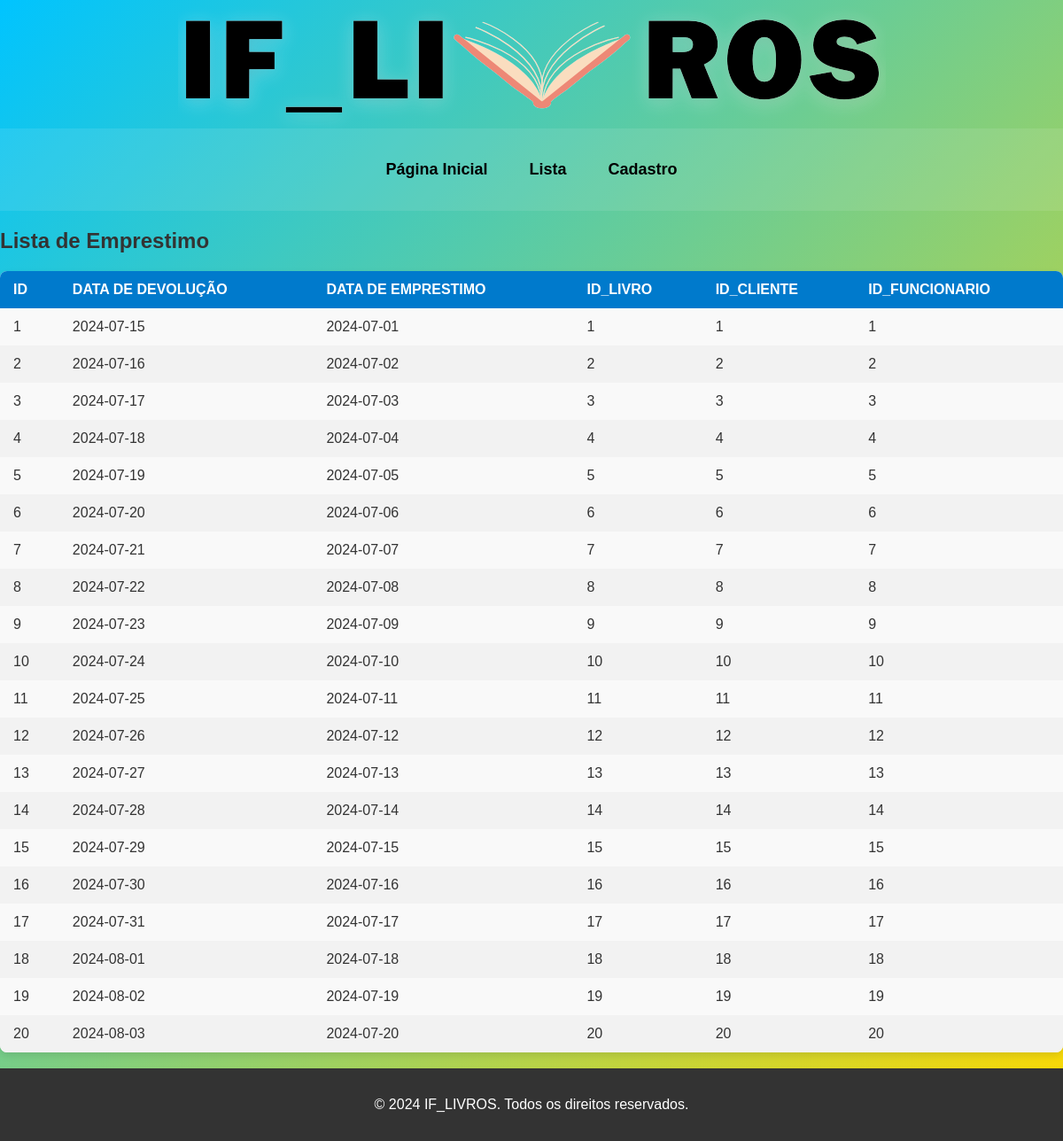
/listaemprestimo.php, run on the app's committed database.
### tables this page shows
CREATE TABLE IF NOT EXISTS `emprestimo` (
  `emprestimo` INT NOT NULL AUTO_INCREMENT,
  `data_de_devolucao` DATE NOT NULL,
  `data_de_emprestimo` DATE NOT NULL,
  `funcionario_idfuncionario` INT NOT NULL,
  `livro_idlivros` INT NOT NULL,
  `cliente_idcliente` INT NOT NULL,
  PRIMARY KEY (`emprestimo`),
  INDEX `fk_emprestimo_funcionario1_idx` (`funcionario_idfuncionario` ASC) VISIBLE,
  INDEX `fk_emprestimo_livro1_idx` (`livro_idlivros` ASC) VISIBLE,
  INDEX `fk_emprestimo_cliente1_idx` (`cliente_idcliente` ASC) VISIBLE,
  CONSTRAINT `fk_emprestimo_funcionario1`
    FOREIGN KEY (`funcionario_idfuncionario`)
    REFERENCES `funcionario` (`idfuncionario`)
    ON DELETE NO ACTION
    ON UPDATE NO ACTION,
  CONSTRAINT `fk_emprestimo_livro1`
    FOREIGN KEY (`livro_idlivros`)
    REFERENCES `livro` (`idlivros`)
    ON DELETE NO ACTION
    ON UPDATE NO ACTION,
  CONSTRAINT `fk_emprestimo_cliente1`
    FOREIGN KEY (`cliente_idcliente`)
    REFERENCES `cliente` (`idcliente`)
    ON DELETE NO ACTION
    ON UPDATE NO ACTION);

### listaemprestimo.php (the view, shortened to what this page needs)
<!DOCTYPE html>
<html lang="en">
<head>
    <link rel="stylesheet" href="styles.css">
</head>
<body>
<img src="logo.png" alt="logo do site" id="logo">
<header>
        <nav>
            <button class="dropbtn"><a href="home.html">Página Inicial</a></button>
            <div class="dropdown">
                <button class="dropbtn"><a href="#">Lista</a></button>
            </div>
            <div class="dropdown">
                <button class="dropbtn"><a href="#">Cadastro</a></button>
            </div>
        </nav>
    </header>
    <h2>Lista de Emprestimo</h2>
    <table>
        <thead>
            <tr>
            <th>ID</th>
            <th>DATA DE DEVOLUÇÃO</th>
            <th>DATA DE EMPRESTIMO</th>
            <th>ID_LIVRO</th>
            <th>ID_CLIENTE</th>
            <th>ID_FUNCIONARIO</th>
            </tr>
        </thead>
        <?php
        require_once "conexao.php";
        $sql = "SELECT emprestimo, data_de_devolucao, data_de_emprestimo, funcionario_idfuncionario, livro_idlivros, cliente_idcliente FROM emprestimo";
        $resultados = mysqli_query($conexao, $sql);
        while ($linha = mysqli_fetch_array($resultados)) {
            $id = $linha['emprestimo'];
            $data_de_devolucao = $linha['data_de_devolucao'];
            $data_de_emprestimo = $linha['data_de_emprestimo'];
            $livro_id = $linha['livro_idlivros'];
            $cliente_id = $linha['cliente_idcliente'];
            $funcionario_id = $linha['funcionario_idfuncionario'];
            echo "<tr>";
            echo "<td>$id</td>";
            echo "<td>$data_de_devolucao</td>";
            echo "<td>$data_de_emprestimo</td>";
            echo "<td>$livro_id</td>";
            echo "<td>$cliente_id</td>";
            echo "<td>$funcionario_id</td>";
            echo "</tr>";
        }
        ?>
    </table><br>
    <footer>
        <p>&copy; 2024 IF_LIVROS. Todos os direitos reservados.</p>
    </footer>
</body>
</html>

### styles.css (style rules this page uses)
body { font-family: Arial, sans-serif; background: linear-gradient(to bottom right, #00c4ff, #ffd900); margin: 0; padding: 0; color: #333; }
header { padding: 20px; background-color: rgba(243, 243, 243, 0.1); color: black; display: flex; justify-content: center; align-items: center; }
nav { display: flex; gap: 15px; }
nav a { text-decoration: none; color: black; font-size: 18px; font-weight: bold; display: inline-block; }
.dropbtn { background-color: transparent; color: rgb(0, 0, 0); padding: 16px; font-size: 16px; border: none; cursor: pointer; }
.dropdown { position: relative; display: inline-block; }
h2 { font-size: 24px; font-weight: bold; margin-bottom: 20px; }
#logo { max-height: 200px; display: flex; align-items: center; text-align: center; margin: auto; }
table { width: 100%; border-collapse: collapse; font-family: 'Poppins', sans-serif; background-color: #f9f9f9; box-shadow: 0 4px 8px rgba(0, 0, 0, 0.1); border-radius: 8px; overflow: hidden; }
thead { background-color: #007acc; color: white; font-weight: bold; text-transform: uppercase; }
th, td { padding: 12px 15px; border: none; text-align: left; }
tr:nth-child(even) { background-color: #f2f2f2; }
footer { background: #333; color: #fff; text-align: center; padding: 1rem; position: relative; bottom: 0; width: auto; }

### data on the page
emprestimo: emprestimo "1", data_de_devolucao "2024-07-15", data_de_emprestimo "2024-07-01", livro_idlivros "1", cliente_idcliente "1", funcionario_idfuncionario "1"
emprestimo: emprestimo "2", data_de_devolucao "2024-07-16", data_de_emprestimo "2024-07-02", livro_idlivros "2", cliente_idcliente "2", funcionario_idfuncionario "2"
emprestimo: emprestimo "3", data_de_devolucao "2024-07-17", data_de_emprestimo "2024-07-03", livro_idlivros "3", cliente_idcliente "3", funcionario_idfuncionario "3"
emprestimo: emprestimo "4", data_de_devolucao "2024-07-18", data_de_emprestimo "2024-07-04", livro_idlivros "4", cliente_idcliente "4", funcionario_idfuncionario "4"
emprestimo: emprestimo "5", data_de_devolucao "2024-07-19", data_de_emprestimo "2024-07-05", livro_idlivros "5", cliente_idcliente "5", funcionario_idfuncionario "5"
emprestimo: emprestimo "6", data_de_devolucao "2024-07-20", data_de_emprestimo "2024-07-06", livro_idlivros "6", cliente_idcliente "6", funcionario_idfuncionario "6"
emprestimo: emprestimo "7", data_de_devolucao "2024-07-21", data_de_emprestimo "2024-07-07", livro_idlivros "7", cliente_idcliente "7", funcionario_idfuncionario "7"
emprestimo: emprestimo "8", data_de_devolucao "2024-07-22", data_de_emprestimo "2024-07-08", livro_idlivros "8", cliente_idcliente "8", funcionario_idfuncionario "8"
emprestimo: emprestimo "9", data_de_devolucao "2024-07-23", data_de_emprestimo "2024-07-09", livro_idlivros "9", cliente_idcliente "9", funcionario_idfuncionario "9"
emprestimo: emprestimo "10", data_de_devolucao "2024-07-24", data_de_emprestimo "2024-07-10", livro_idlivros "10", cliente_idcliente "10", funcionario_idfuncionario "10"
emprestimo: emprestimo "11", data_de_devolucao "2024-07-25", data_de_emprestimo "2024-07-11", livro_idlivros "11", cliente_idcliente "11", funcionario_idfuncionario "11"
emprestimo: emprestimo "12", data_de_devolucao "2024-07-26", data_de_emprestimo "2024-07-12", livro_idlivros "12", cliente_idcliente "12", funcionario_idfuncionario "12"
emprestimo: emprestimo "13", data_de_devolucao "2024-07-27", data_de_emprestimo "2024-07-13", livro_idlivros "13", cliente_idcliente "13", funcionario_idfuncionario "13"
emprestimo: emprestimo "14", data_de_devolucao "2024-07-28", data_de_emprestimo "2024-07-14", livro_idlivros "14", cliente_idcliente "14", funcionario_idfuncionario "14"
emprestimo: emprestimo "15", data_de_devolucao "2024-07-29", data_de_emprestimo "2024-07-15", livro_idlivros "15", cliente_idcliente "15", funcionario_idfuncionario "15"
emprestimo: emprestimo "16", data_de_devolucao "2024-07-30", data_de_emprestimo "2024-07-16", livro_idlivros "16", cliente_idcliente "16", funcionario_idfuncionario "16"
emprestimo: emprestimo "17", data_de_devolucao "2024-07-31", data_de_emprestimo "2024-07-17", livro_idlivros "17", cliente_idcliente "17", funcionario_idfuncionario "17"
emprestimo: emprestimo "18", data_de_devolucao "2024-08-01", data_de_emprestimo "2024-07-18", livro_idlivros "18", cliente_idcliente "18", funcionario_idfuncionario "18"
emprestimo: emprestimo "19", data_de_devolucao "2024-08-02", data_de_emprestimo "2024-07-19", livro_idlivros "19", cliente_idcliente "19", funcionario_idfuncionario "19"
emprestimo: emprestimo "20", data_de_devolucao "2024-08-03", data_de_emprestimo "2024-07-20", livro_idlivros "20", cliente_idcliente "20", funcionario_idfuncionario "20"
